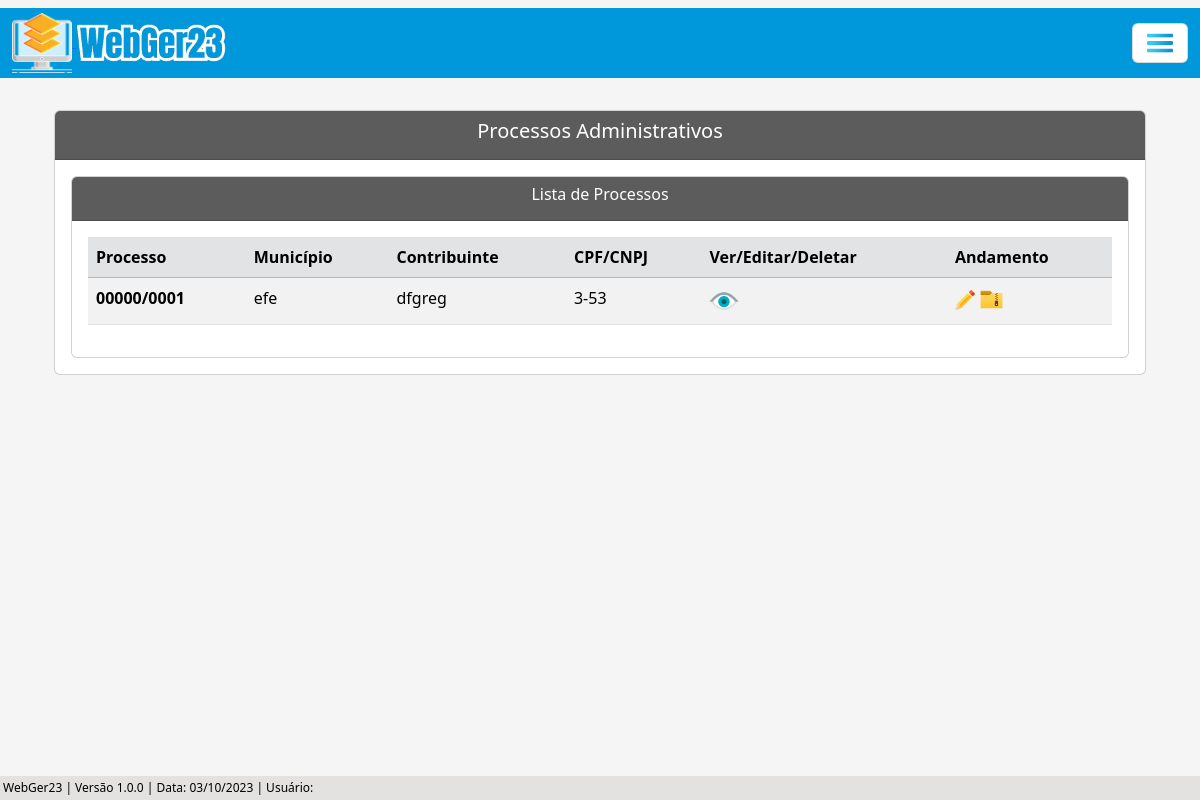
Before: /listar/processo-adm/ with the older database file.
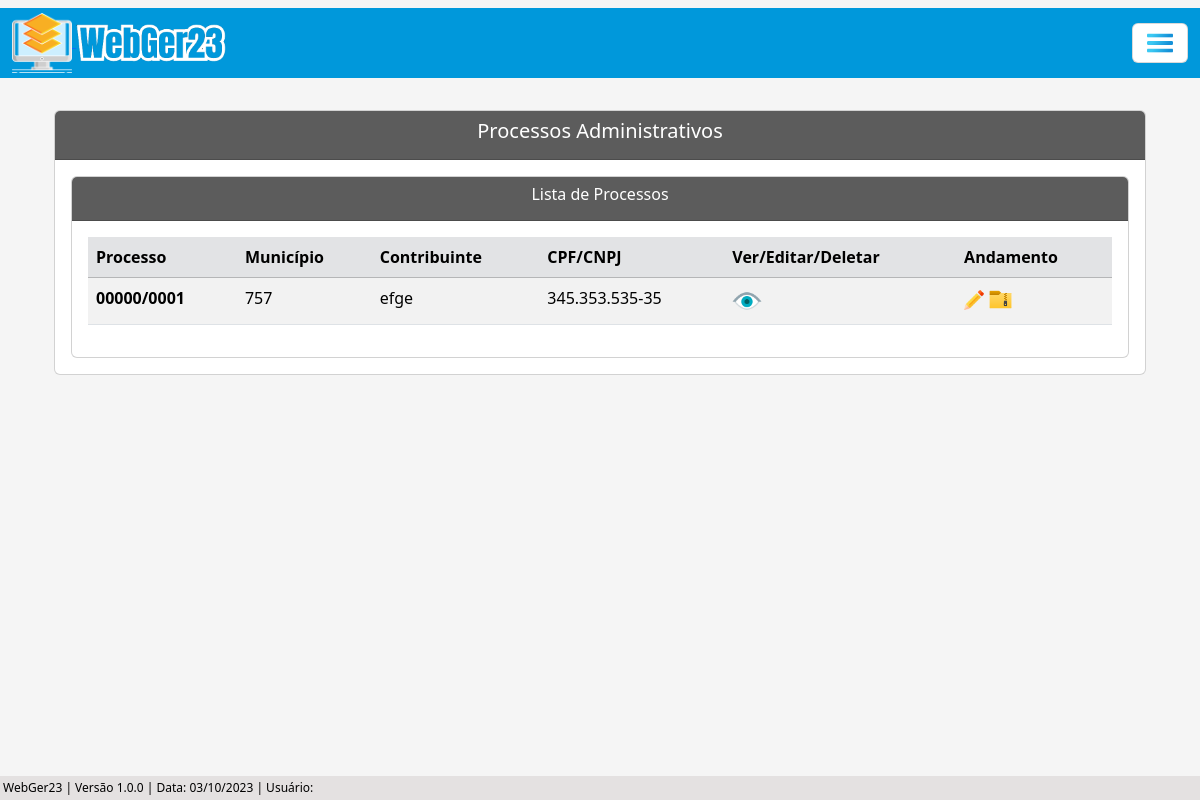
After: the same page with the newer database file.
### processo/models.py (models this page shows, shortened)
class Base(models.Model): # Classe base, será herdada pelas outras classes
    data_criacao = models.DateField('data_criação', auto_now_add=True)
    data_alteracao = models.DateField('Alterado', auto_now=True)
    ativo = models.BooleanField('Ativo?', default=True)
    class Meta:
        abstract = True

class ProcessoAdm(Base):
    tipo_pessoas = (
        ('Física', 'Física'), ('Jurídica', 'Jurídica'),
    )
    criador_processo_adm = models.ForeignKey(get_user_model(), verbose_name='Usuário Criador', on_delete=models.CASCADE) # Usuário que criou o processo, utilizando chave primária com o get_user_model do django, para utilizar o usuário logado automaticamente
    numero = models.CharField(unique=True, verbose_name='N°', max_length=10) # Número do processo
    municipio = models.CharField(max_length=50, verbose_name='Município') # Município
    uf = models.CharField(max_length=2) # UF
    data_inicial = models.DateField(blank=True, null=True) # Data Inicial do Período do processo
    data_final = models.DateField(blank=True, null=True) # Data final do Período do processo
    data_div_ativa = models.DateField(blank=True, null=True) # Data dívida ativa
    valor_atributo = models.CharField(max_length=14, blank=True, null=True)  # Valor do atributo
    valor_multa = models.CharField(max_length=14, blank=True, null=True) # Valor da multa
    valor_credito = models.CharField(max_length=14, blank=True, null=True) # Valor do crédito
    valor_atualizado = models.CharField(max_length=14, blank=True, null=True) # Valor do atualizado
    data_valor_atualizado = models.DateField(blank=True, null=True) # Data valor atualizado
    nome_contribuinte = models.CharField(max_length=50)  # Nome / Razão Social
    tipo_pessoa = models.CharField(max_length=50, choices=tipo_pessoas) # Física / Jurídica # Utiliza choices(escolhas) para selecionar o tipo de pessoas
    documento = models.CharField(max_length=20, verbose_name='CPF/CNPJ', unique=True) # CPF / CNPJ
    nome_fantasia = models.CharField(max_length=50, blank=True, null=True) # Nome Fantasia
    email = models.EmailField(max_length=50, blank=True, null=True) # E-mail
    endereco = models.CharField(max_length=150) # Rua
    complemento = models.CharField(max_length=50, blank=True, null=True) # Complemento
    municipio_contribuinte = models.CharField(max_length=50, blank=True, null=True) # Município Contribuinte
    uf_contribuinte = models.CharField(max_length=2, verbose_name='UF', blank=True, null=True) # UF Contribuinte
    cep = models.CharField(max_length=10, blank=True, null=True) # CEP
    telefone = models.CharField(max_length=20, blank=True, null=True) # Telefone
    celular = models.CharField(max_length=20, blank=True, null=True) # Celular

### processo/views.py (the view)
# urls.py: path('listar/processo-adm/', ProcessoAdmList.as_view(), name='proc-adm-list'),
class ProcessoAdmList(ListView):
    model = ProcessoAdm
    template_name = 'processos/lists/processo_adm_list.html'

### processo/templates/processos/lists/processo_adm_list.html (shortened to what this page needs)
{% extends 'index.html' %}
{% load static %}
{% block conteudo %}
    <div class="container p-4">
        <div class="card">
            <div class="card-header text-white" style="background-color: #5c5c5c;">
                <h5 style="text-align: center;">Processos Administrativos</h5>
            </div>
            <div class="card-body">
                <div class="card">
                    <div class="card-header text-white" style="background-color: #5c5c5c;; text-align: center;">
                    <h6>Lista de Processos</h6>
                    </div>
                    <div class="card-body">
                        <div class="table-responsive">
                            <table class="table table-striped" id="tabela-listar">
                                <thead>
                                    <tr class="table-secondary">
                                        <th>Processo</th>
                                        <th>Município</th>
                                        <th>Contribuinte</th>
                                        <th>CPF/CNPJ</th>
                                        <th>Ver/Editar/Deletar</th>
                                        <th>Andamento</th>
                                    </tr>
                                </thead>
                                <tbody>
                                    {% for processo in object_list %}
                                    <tr>
                                        <td><b>{{ processo.numero }}</b></td>
                                        <td>{{ processo.municipio }}</td>
                                        <td>{{ processo.nome_contribuinte }}</td>
                                        <td>{{ processo.documento }}</td>
                                            <td>
                                                <a href="{% url 'proc-adm-view' processo.pk %}"><img src="{% static 'img/olho3.png' %}" width="30"></i></a>
                                            </td>
                                        <td>
                                            <a href="{% url 'andamento-adm-list-update' processo.pk %}"><img src="{% static 'img/botao-editar.png' %}" width="20"></a>
                                            <a href="{% url 'andamento-adm-list' processo.pk %}"><img src="{% static 'img/arquivo.png' %}" width="25"></a>
                                        </td>
                                    </tr>
                                    {% endfor %}
                                </tbody>
                            </table>
                        </div>
                    </div>
                </div>
            </div>
        </div>
    </div>
    <br>
    {% endblock %}

Changed rows visible on the page:
changed ProcessoAdm: municipio "efe" → "757"; nome_contribuinte "dfgreg" → "efge"; documento "3-53" → "345.353.535-35"
